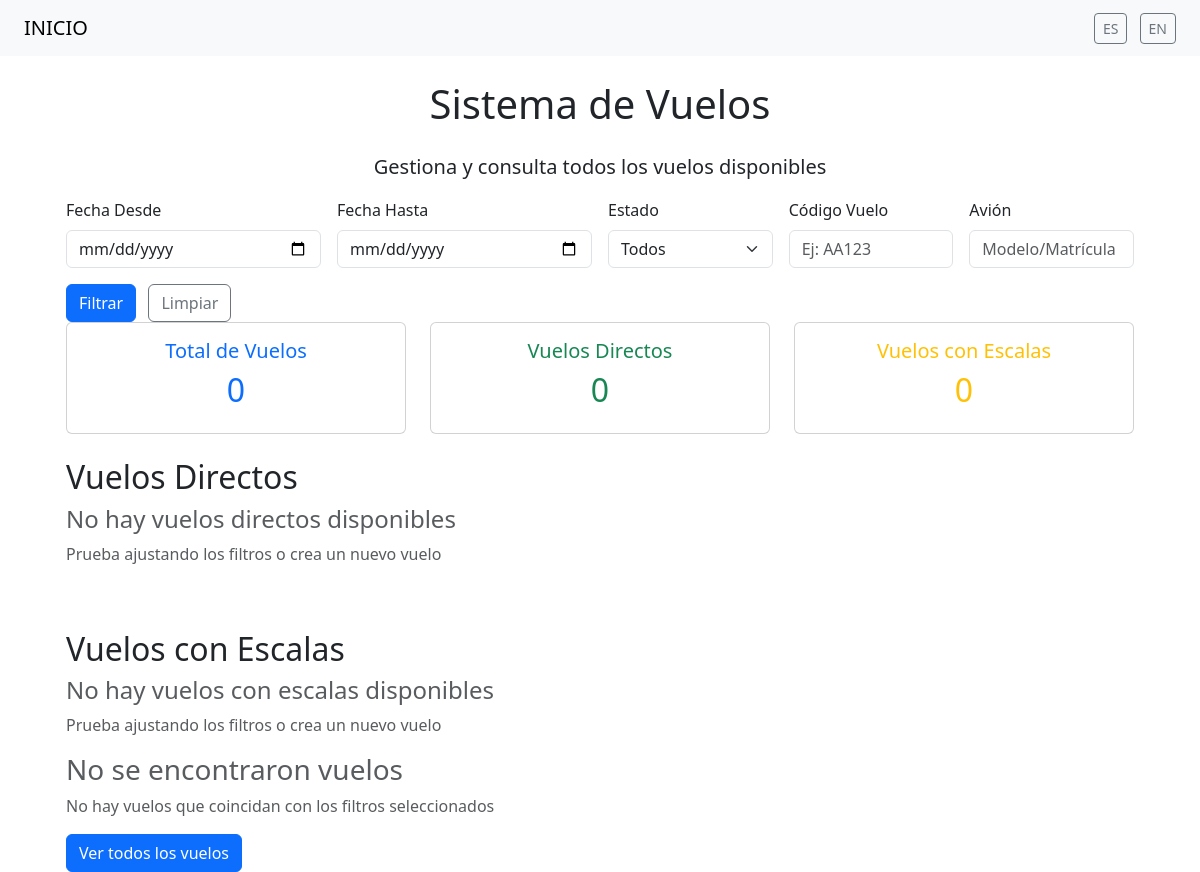
The app's page /es/template/, older data.
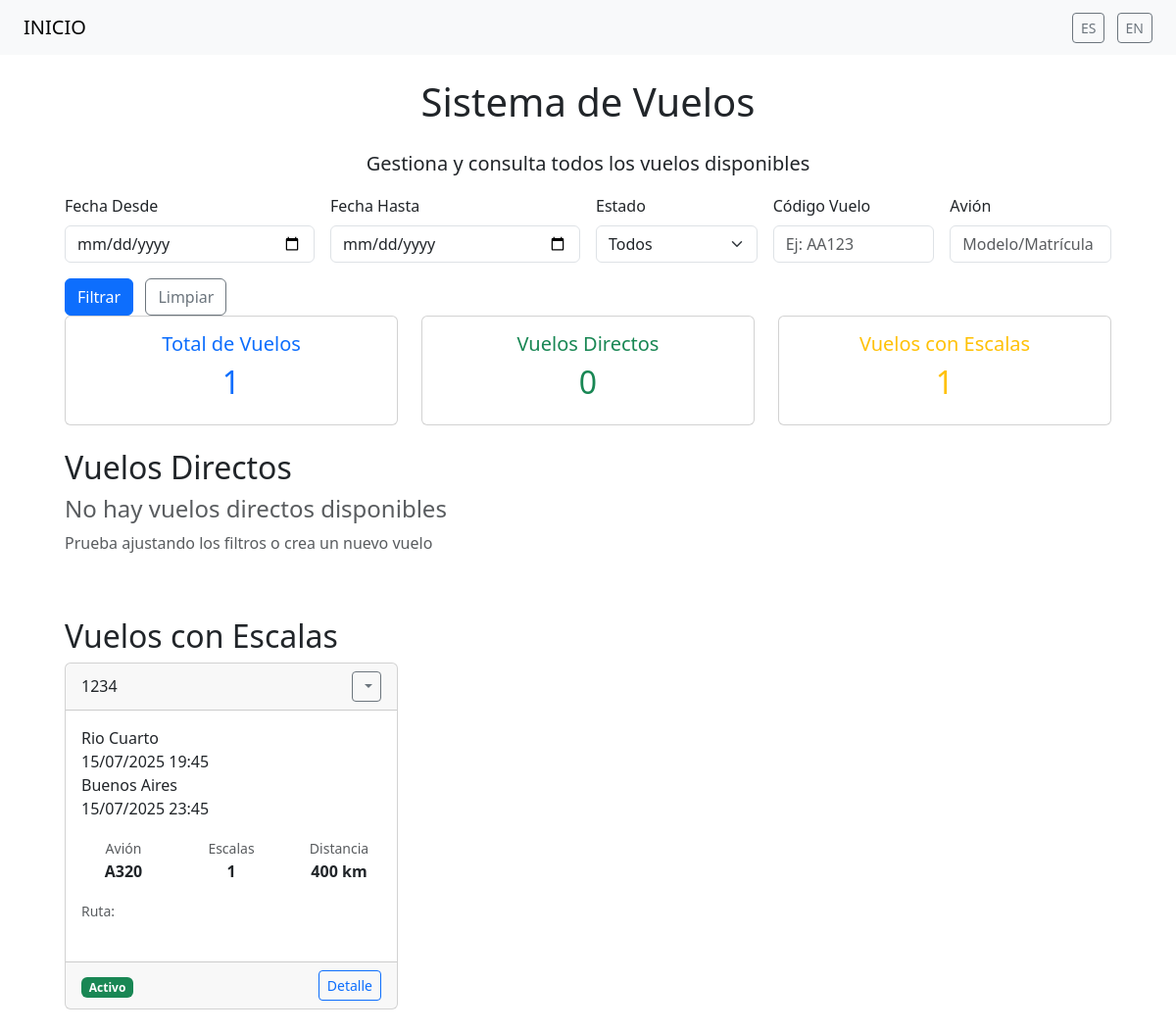
The same page, newer data.
### vuelos/models.py (models this page shows, shortened)
class Vuelo(models.Model):
    codigo_vuelo = models.CharField(max_length=20, unique=True)
    origen_principal = models.ForeignKey(Localidad, related_name='vuelos_origen', on_delete=models.CASCADE, null=True, blank=True)
    destino_principal = models.ForeignKey(Localidad, related_name='vuelos_destino', on_delete=models.CASCADE, null=True, blank=True)
    fecha_salida_estimada = models.DateTimeField()
    fecha_llegada_estimada = models.DateTimeField()
    km_totales = models.PositiveIntegerField(null=True, blank=True)
    avion_asignado = models.ForeignKey(Avion, on_delete=models.SET_NULL, null=True, blank=True)
    activo = models.BooleanField(default=True)
    cargado_por = models.ForeignKey(User, on_delete=models.SET_NULL, null=True)
    fecha_carga = models.DateTimeField(auto_now_add=True)
    class Meta:
        verbose_name = _("Vuelo")
        verbose_name_plural = _("Vuelos")
        ordering = ['fecha_salida_estimada']
    @property
    def tiene_escalas(self):
        return self.escalas_vuelo.filter(activo=True).exists()
    @property
    def numero_escalas(self):
        return self.escalas_vuelo.filter(activo=True).count()
    @property
    def distancia_recorrida(self):
        return sum(e.km_estimados for e in self.escalas_vuelo.filter(activo=True)) or self.km_totales

class EscalaVuelo(models.Model):
    vuelo = models.ForeignKey(Vuelo, related_name='escalas_vuelo', on_delete=models.CASCADE,
                             verbose_name=_("Vuelo"))
    escala = models.ForeignKey(Escala, related_name='escalas_vuelo', on_delete=models.CASCADE,
                              verbose_name=_("Escala"))
    orden = models.PositiveIntegerField(default=1, verbose_name=_("Orden"))
    fecha_salida = models.DateTimeField(verbose_name=_("Fecha de Salida"))
    fecha_llegada = models.DateTimeField(verbose_name=_("Fecha de Llegada"))
    avion = models.ForeignKey(Avion, on_delete=models.CASCADE, verbose_name=_("Avión"))
    activo = models.BooleanField(default=True, verbose_name=_("Activo"))
    class Meta:
        verbose_name = _("Escala de Vuelo")
        verbose_name_plural = _("Escalas de Vuelo")
        ordering = ['vuelo', 'orden']
        unique_together = ['vuelo', 'orden']
    @property
    def origen(self):
        return self.escala.origen
    @property
    def destino(self):
        return self.escala.destino
    @property
    def km_estimados(self):
        return self.escala.km_estimados

class Escala(models.Model):
    origen = models.ForeignKey(Localidad, related_name='escalas_origen', on_delete=models.CASCADE,
                              null=True, blank=True, verbose_name=_("Origen"))
    destino = models.ForeignKey(Localidad, related_name='escalas_destino', on_delete=models.CASCADE,
                               null=True, blank=True, verbose_name=_("Destino"))
    km_estimados = models.PositiveIntegerField(verbose_name=_("Kilómetros Estimados"))
    activo = models.BooleanField(default=True, verbose_name=_("Activo"))
    class Meta:
        verbose_name = _("Escala")
        verbose_name_plural = _("Escalas")

### core/models.py (models this page shows, shortened)
class Localidad(models.Model):
    provincia = models.ForeignKey(Provincia, on_delete=models.CASCADE, related_name='localidades', null=True, verbose_name=_("Provincia"))
    nombre = models.CharField(max_length=100, verbose_name=_("Nombre"))
    activo = models.BooleanField(default=True, verbose_name=_("Activo"))
    class Meta:
        ordering = ['nombre']
        verbose_name = _("Localidad")
        verbose_name_plural = _("Localidades")
        constraints = [
            models.UniqueConstraint(fields=['provincia', 'nombre'], name='unique_localidad_por_provincia')
        ]

### aviones/models.py (models this page shows, shortened)
class Avion(models.Model):
    num_avion = models.CharField(max_length=20, unique=True, verbose_name=_("Número de Avión"))
    modelo = models.CharField(max_length=50, verbose_name=_("Modelo"))
    filas = models.PositiveIntegerField(verbose_name=_("Filas"))
    columnas = models.PositiveIntegerField(verbose_name=_("Columnas"))
    estado = models.CharField(max_length=50, verbose_name=_("Estado"),
                             help_text=_("Ej: operativo, mantenimiento"))
    km_recorridos = models.PositiveIntegerField(default=0, verbose_name=_("Kilómetros Recorridos"))
    activo = models.BooleanField(default=True, verbose_name=_("Activo"))
    class Meta:
        verbose_name = _("Avión")
        verbose_name_plural = _("Aviones")
        ordering = ['num_avion']

### vuelos/views.py (the view, shortened to what this page needs)
# urls.py: path('', views.VueloListView.as_view(), name='vuelo_list'),
class VueloListView(TemplateView):
    template_name = 'vuelos/vuelo_list.html'
    def get_context_data(self, **kwargs):
        context = super().get_context_data(**kwargs)
        form = VueloFiltroFechaForm(self.request.GET or None)
        vuelos_queryset = Vuelo.objects.select_related(
            'origen_principal', 'destino_principal', 'avion_asignado', 'cargado_por'
        ).prefetch_related(
            Prefetch('escalas_vuelo', queryset=EscalaVuelo.objects.filter(activo=True).order_by('orden')),
            Prefetch('tripulacion', queryset=TripulacionVuelo.objects.filter(activo=True))
        )
        activo = self.request.GET.get('activo')
        codigo_vuelo = self.request.GET.get('codigo_vuelo')
        avion = self.request.GET.get('avion')
        if activo == '1':
            vuelos_queryset = vuelos_queryset.filter(activo=True)
        elif activo == '0':
            vuelos_queryset = vuelos_queryset.filter(activo=False)
        else:
            pass
        if codigo_vuelo:
            vuelos_queryset = vuelos_queryset.filter(
                codigo_vuelo__icontains=codigo_vuelo
            )
        if avion:
            vuelos_queryset = vuelos_queryset.filter(
                Q(avion_asignado__modelo__icontains=avion) |
                Q(avion_asignado__matricula__icontains=avion)
            )
        vuelos_sin_escalas = []
        vuelos_con_escalas = []
        for vuelo in vuelos_queryset:
            if vuelo.tiene_escalas:
                vuelos_con_escalas.append(vuelo)
            else:
                vuelos_sin_escalas.append(vuelo)
        localidades = Localidad.objects.filter(activo=True).order_by('nombre')
        context.update({
            'vuelos_sin_escalas': vuelos_sin_escalas,
            'vuelos_con_escalas': vuelos_con_escalas,
            'total_vuelos': len(vuelos_sin_escalas) + len(vuelos_con_escalas),
            'localidades': localidades,
            'form_filtro': form,
        })
        return context

### vuelos/forms.py
class VueloFiltroForm(forms.Form):
    fecha_inicio = forms.DateField(
        required=False,
        widget=forms.DateInput(attrs={'type': 'date', 'class': 'form-control'}),
        label=_('Fecha Desde')
    )
    fecha_fin = forms.DateField(
        required=False,
        widget=forms.DateInput(attrs={'type': 'date', 'class': 'form-control'}),
        label=_('Fecha Hasta')
    )
    activo = forms.ChoiceField(
        required=False,
        choices=[
            ('', _('Todos')),
            ('1', _('Activos')),
            ('0', _('Inactivos'))
        ],
        widget=forms.Select(attrs={'class': 'form-select'}),
        label=_('Estado')
    )
    codigo_vuelo = forms.CharField(
        required=False,
        widget=forms.TextInput(attrs={'class': 'form-control', 'placeholder': _('Ej: AA123')}),
        label=_('Código de Vuelo')
    )
    avion = forms.CharField(
        required=False,
        widget=forms.TextInput(attrs={'class': 'form-control', 'placeholder': _('Modelo o Matrícula')}),
        label=_('Avión')
    )

### vuelos/templates/vuelos/vuelo_list.html (shortened to what the changed rows need)
{% extends 'base.html' %}
{% load static %}
{% load i18n %}
{% block content %}
<div class="container-fluid">
    <div class="search-section">
        <div class="container">
            <div class="row">
                <div class="col-12">
                    <h1 class="text-center mb-4">
                         {% trans "Sistema de Vuelos" %}
                    </h1>
                </div>
            </div>
        </div>
    </div>
    <div class="container mb-4">
        <div class="row">
            <div class="col-md-4">
                <div class="card text-center">
                    <div class="card-body">
                        <h5 class="card-title text-primary">
                             {% trans "Total de Vuelos" %}
                        </h5>
                        <h2 class="text-primary">{{ total_vuelos }}</h2>
                    </div>
                </div>
            </div>
            <div class="col-md-4">
                <div class="card text-center">
                    <div class="card-body">
                        <h2 class="text-success">{{ vuelos_sin_escalas|length }}</h2>
                    </div>
                </div>
            </div>
            <div class="col-md-4">
                <div class="card text-center">
                    <div class="card-body">
                        <h5 class="card-title text-warning">
                             {% trans "Vuelos con Escalas" %}
                        </h5>
                        <h2 class="text-warning">{{ vuelos_con_escalas|length }}</h2>
                    </div>
                </div>
            </div>
        </div>
    </div>
    <div class="container">
        <div class="row">
            <div class="col-12">
                <h2 class="section-title">
                     {% trans "Vuelos Directos" %}
                </h2>
            </div>
        </div>
    </div>
    <div class="container mt-5">
        <div class="row">
            <div class="col-12">
                <h2 class="section-title">
                     {% trans "Vuelos con Escalas" %}
                </h2>
                {% if vuelos_con_escalas %}
                    <div class="row">
                        {% for vuelo in vuelos_con_escalas %}
                            <div class="col-lg-6 col-xl-4 mb-4">
                                <div class="card flight-card h-100">
                                    <div class="card-header d-flex justify-content-between align-items-center">
                                        <span class="flight-code">{{ vuelo.codigo_vuelo }}</span>
                                        <div class="dropdown">
                                            <button class="btn btn-outline-secondary btn-sm dropdown-toggle" type="button"
                                                    data-bs-toggle="dropdown" aria-expanded="false">
                                            </button>
                                        </div>
                                    </div>
                                    <div class="card-body">
                                        <div class="flight-route">
                                            <div class="flight-location">
                                                <div class="flight-date">{{ vuelo.origen_principal.nombre }}</div>
                                                <div class="flight-time">{{ vuelo.fecha_salida_estimada|date:"d/m/Y H:i" }}</div>
                                            </div>
                                            <div class="flight-location">
                                                <div class="flight-date">{{ vuelo.destino_principal.nombre }}</div>
                                                <div class="flight-time">{{ vuelo.fecha_llegada_estimada|date:"d/m/Y H:i" }}</div>
                                            </div>
                                        </div>
                                        <div class="mt-3">
                                            <div class="row text-center">
                                                <div class="col-4">
                                                    <small class="text-muted">{% trans "Avión" %}</small>
                                                    <div class="fw-bold">
                                                        {% if vuelo.avion_asignado %}
                                                            {{ vuelo.avion_asignado.modelo }}
                                                        {% else %}
                                                            <span class="text-muted">{% trans "Sin asignar" %}</span>
                                                        {% endif %}
                                                    </div>
                                                </div>
                                                <div class="col-4">
                                                    <small class="text-muted">{% trans "Escalas" %}</small>
                                                    <div class="fw-bold">{{ vuelo.numero_escalas }}</div>
                                                </div>
                                                <div class="col-4">
                                                    <small class="text-muted">{% trans "Distancia" %}</small>
                                                    <div class="fw-bold">{{ vuelo.distancia_recorrida }} km</div>
                                                </div>
                                            </div>
                                        </div>
                                        <div class="mt-3">
                                            <small class="text-muted">{% trans "Ruta" %}:</small>
                                            <div class="escalas-preview">
                                                {% for escala in vuelo.escalas_vuelo.all %}
                                                    <span class="badge badge-escalas me-1">
                                                    </span>
                                                {% endfor %}
                                            </div>
                                        </div>
                                    </div>
                                    <div class="card-footer d-flex justify-content-between align-items-center">
                                        <div>
                                            {% if vuelo.activo %}
                                                <span class="badge bg-success">{% trans "Activo" %}</span>
                                            {% else %}
                                                <span class="badge bg-secondary">{% trans "Inactivo" %}</span>
                                            {% endif %}
                                        </div>
                                        <div class="btn-group" role="group">
                                            <a href="{% url 'vuelo_detail' vuelo.codigo_vuelo %}" class="btn btn-outline-primary btn-sm">
                                                 {% trans "Detalle" %}
                                            </a>
                                        </div>
                                    </div>
                                </div>
                            </div>
                        {% endfor %}
                    </div>
                {% else %}
                    <div class="no-flights">
                        <h4 class="text-muted">{% trans "No hay vuelos con escalas disponibles" %}</h4>
                        <p class="text-muted">{% trans "Prueba ajustando los filtros o crea un nuevo vuelo" %}</p>
                    </div>
                {% endif %}
            </div>
        </div>
    </div>
    {% if not vuelos_sin_escalas and not vuelos_con_escalas %}
        <div class="container">
            <div class="no-flights">
                <h3 class="text-muted">{% trans "No se encontraron vuelos" %}</h3>
                <p class="text-muted">{% trans "No hay vuelos que coincidan con los filtros seleccionados" %}</p>
                <a href="{% url 'vuelo_list' %}" class="btn btn-primary">
                     {% trans "Ver todos los vuelos" %}
                </a>
            </div>
        </div>
    {% endif %}
</div>
{% endblock %}

Row changes from the older to the newer data that the page shows:
added Vuelo: codigo_vuelo "1234", origen_principal.nombre "Rio Cuarto", fecha_salida_estimada "15/07/2025 19:45", destino_principal.nombre "Buenos Aires", fecha_llegada_estimada "15/07/2025 23:45", avion_asignado.modelo "A320", numero_escalas "1", distancia_recorrida "400"
Text that changed along with them:
{{ total_vuelos }}: "0" → "1"
{{ vuelos_con_escalas|length }}: "0" → "1"
text no longer shown: "No hay vuelos con escalas disponibles Prueba ajustando los filtros o crea un nuevo vuelo No se encontraron vuelos No hay vuelos que coincidan con los filtros seleccionados Ver todos los vuelos"
